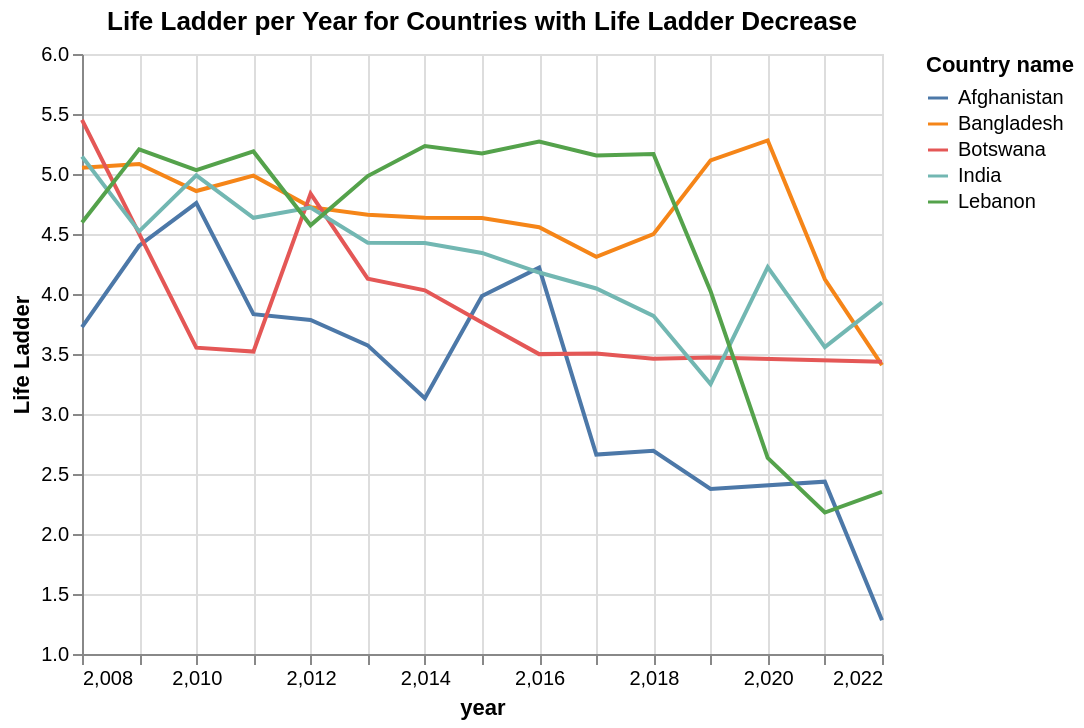

Notebook code for this chart:
### Markdown cell above
Now that we have the information for what countries had at least one point of change, we can graph the Life Ladder trend lines per year for countries with a negative change and for countries with a positive change.

### Code cell
# Filter data for negative countries and positive countries
plot_negative = happiness[(happiness['Country name'] == 'Afghanistan') | (happiness['Country name'] == 'Bangladesh')
                      | (happiness['Country name'] == 'Botswana')
                      | (happiness['Country name'] == 'India') | (happiness['Country name'] == 'Lebanon')]

plot_positive = happiness[(happiness['Country name'] == 'Lithuania') | (happiness['Country name'] == 'Mongolia')
                      | (happiness['Country name'] == 'Nepal') | (happiness['Country name'] == 'Nicaragua')
                      | (happiness['Country name'] == 'Taiwan Province of China') | (happiness['Country name'] == 'Togo')
                      | (happiness['Country name'] == 'Uruguay') | (happiness['Country name'] == 'Congo (Brazzaville)')
                      | (happiness['Country name'] == 'El Salvador') | (happiness['Country name'] == 'Georgia')]

# Filter data for years 2008 and onwards
plot_positive = plot_positive[plot_positive['year'] >= 2008]
plot_negative = plot_negative[plot_negative['year'] >= 2008]

# Create a plot for negative change 
negative = alt.Chart(plot_negative, title = 'Life Ladder per Year for Countries with Life Ladder Decrease').mark_line().encode(
    y = alt.Y('Life Ladder', scale = alt.Scale(domain = [1, 6])),
    x = alt.X('year', scale = alt.Scale(domain = [2008, 2022])),
    color = 'Country name'
)

negative

### Figure 1 — Vega-Lite specification as saved in the notebook (floating-point values rounded to 4 significant figures)
{"config": {"view": {"continuousWidth": 400, "continuousHeight": 300}}, "data": {"name": "data-e0cb072aee4c7fa476aabd9640b6698d"}, "mark": "line", "encoding": {"color": {"field": "Country name", "type": "nominal"}, "x": {"field": "year", "scale": {"domain": [2008, 2022]}, "type": "quantitative"}, "y": {"field": "Life Ladder", "scale": {"domain": [1, 6]}, "type": "quantitative"}}, "title": "Life Ladder per Year for Countries with Life Ladder Decrease", "$schema": "https://vega.github.io/schema/vega-lite/v4.17.0.json", "datasets": {"data-e0cb072aee4c7fa476aabd9640b6698d": [{"Country name": "Afghanistan", "year": 2008, "Life Ladder": 3.724, "Log GDP per capita": 7.35, "Social support": 0.451, "Healthy life expectancy at birth": 50.5, "Freedom to make life choices": 0.718, "Generosity": 0.168, "Perceptions of corruption": 0.882, "Positive affect": 0.414, "Negative affect": 0.258}, {"Country name": "Afghanistan", "year": 2009, "Life Ladder": 4.402, "Log GDP per capita": 7.509, "Social support": 0.552, "Healthy life expectancy at birth": 50.8, "Freedom to make life choices": 0.679, "Generosity": 0.191, "Perceptions of corruption": 0.85, "Positive affect": 0.481, "Negative affect": 0.237}, {"Country name": "Afghanistan", "year": 2010, "Life Ladder": 4.758, "Log GDP per capita": 7.614, "Social support": 0.539, "Healthy life expectancy at birth": 51.1, "Freedom to make life choices": 0.6, "Generosity": 0.121, "Perceptions of corruption": 0.707, "Positive affect": 0.517, "Negative affect": 0.275}, {"Country name": "Afghanistan", "year": 2011, "Life Ladder": 3.832, "Log GDP per capita": 7.581, "Social support": 0.521, "Healthy life expectancy at birth": 51.4, "Freedom to make life choices": 0.496, "Generosity": 0.164, "Perceptions of corruption": 0.731, "Positive affect": 0.48, "Negative affect": 0.267}, {"Country name": "Afghanistan", "year": 2012, "Life Ladder": 3.783, "Log GDP per capita": 7.661, "Social support": 0.521, "Healthy life expectancy at birth": 51.7, "Freedom to make life choices": 0.531, "Generosity": 0.238, "Perceptions of corruption": 0.776, "Positive affect": 0.614, "Negative affect": 0.268}, {"Country name": "Afghanistan", "year": 2013, "Life Ladder": 3.572, "Log GDP per capita": 7.68, "Social support": 0.484, "Healthy life expectancy at birth": 52.0, "Freedom to make life choices": 0.578, "Generosity": 0.063, "Perceptions of corruption": 0.823, "Positive affect": 0.547, "Negative affect": 0.273}, {"Country name": "Afghanistan", "year": 2014, "Life Ladder": 3.131, "Log GDP per capita": 7.671, "Social support": 0.526, "Healthy life expectancy at birth": 52.3, "Freedom to make life choices": 0.509, "Generosity": 0.106, "Perceptions of corruption": 0.871, "Positive affect": 0.492, "Negative affect": 0.375}, {"Country name": "Afghanistan", "year": 2015, "Life Ladder": 3.983, "Log GDP per capita": 7.654, "Social support": 0.529, "Healthy life expectancy at birth": 52.6, "Freedom to make life choices": 0.389, "Generosity": 0.082, "Perceptions of corruption": 0.881, "Positive affect": 0.491, "Negative affect": 0.339}, {"Country name": "Afghanistan", "year": 2016, "Life Ladder": 4.22, "Log GDP per capita": 7.65, "Social support": 0.559, "Healthy life expectancy at birth": 52.92, "Freedom to make life choices": 0.523, "Generosity": 0.044, "Perceptions of corruption": 0.793, "Positive affect": 0.501, "Negative affect": 0.348}, {"Country name": "Afghanistan", "year": 2017, "Life Ladder": 2.662, "Log GDP per capita": 7.648, "Social support": 0.491, "Healthy life expectancy at birth": 53.25, "Freedom to make life choices": 0.427, "Generosity": -0.119, "Perceptions of corruption": 0.954, "Positive affect": 0.435, "Negative affect": 0.371}, {"Country name": "Afghanistan", "year": 2018, "Life Ladder": 2.694, "Log GDP per capita": 7.631, "Social support": 0.508, "Healthy life expectancy at birth": 53.58, "Freedom to make life choices": 0.374, "Generosity": -0.091, "Perceptions of corruption": 0.928, "Positive affect": 0.385, "Negative affect": 0.405}, {"Country name": "Afghanistan", "year": 2019, "Life Ladder": 2.375, "Log GDP per capita": 7.64, "Social support": 0.42, "Healthy life expectancy at birth": 53.9, "Freedom to make life choices": 0.394, "Generosity": -0.106, "Perceptions of corruption": 0.924, "Positive affect": 0.324, "Negative affect": 0.502}, {"Country name": "Afghanistan", "year": 2021, "Life Ladder": 2.436, "Log GDP per capita": 7.324, "Social support": 0.454, "Healthy life expectancy at birth": 54.55, "Freedom to make life choices": 0.394, "Generosity": -0.081, "Perceptions of corruption": 0.946, "Positive affect": 0.179, "Negative affect": 0.607}, {"Country name": "Afghanistan", "year": 2022, "Life Ladder": 1.281, "Log GDP per capita": null, "Social support": 0.228, "Healthy life expectancy at birth": 54.88, "Freedom to make life choices": 0.368, "Generosity": null, "Perceptions of corruption": 0.733, "Positive affect": 0.206, "Negative affect": 0.576}, {"Country name": "Bangladesh", "year": 2008, "Life Ladder": 5.052, "Log GDP per capita": 8.047, "Social support": 0.467, "Healthy life expectancy at birth": 60.16, "Freedom to make life choices": 0.606, "Generosity": -0.057, "Perceptions of corruption": 0.802, "Positive affect": 0.545, "Negative affect": 0.232}, {"Country name": "Bangladesh", "year": 2009, "Life Ladder": 5.083, "Log GDP per capita": 8.087, "Social support": 0.528, "Healthy life expectancy at birth": 60.68, "Freedom to make life choices": 0.631, "Generosity": -0.088, "Perceptions of corruption": 0.776, "Positive affect": 0.506, "Negative affect": 0.223}, {"Country name": "Bangladesh", "year": 2010, "Life Ladder": 4.858, "Log GDP per capita": 8.13, "Social support": 0.549, "Healthy life expectancy at birth": 61.2, "Freedom to make life choices": 0.659, "Generosity": -0.03, "Perceptions of corruption": 0.774, "Positive affect": 0.496, "Negative affect": 0.292}, {"Country name": "Bangladesh", "year": 2011, "Life Ladder": 4.986, "Log GDP per capita": 8.181, "Social support": 0.606, "Healthy life expectancy at birth": 61.72, "Freedom to make life choices": 0.838, "Generosity": -0.083, "Perceptions of corruption": 0.757, "Positive affect": 0.501, "Negative affect": 0.235}, {"Country name": "Bangladesh", "year": 2012, "Life Ladder": 4.724, "Log GDP per capita": 8.231, "Social support": 0.582, "Healthy life expectancy at birth": 62.24, "Freedom to make life choices": 0.668, "Generosity": -0.048, "Perceptions of corruption": 0.765, "Positive affect": 0.537, "Negative affect": 0.183}, {"Country name": "Bangladesh", "year": 2013, "Life Ladder": 4.66, "Log GDP per capita": 8.277, "Social support": 0.53, "Healthy life expectancy at birth": 62.76, "Freedom to make life choices": 0.742, "Generosity": -0.029, "Perceptions of corruption": 0.743, "Positive affect": 0.492, "Negative affect": 0.246}, {"Country name": "Bangladesh", "year": 2014, "Life Ladder": 4.636, "Log GDP per capita": 8.323, "Social support": 0.577, "Healthy life expectancy at birth": 63.28, "Freedom to make life choices": 0.736, "Generosity": -0.112, "Perceptions of corruption": 0.789, "Positive affect": null, "Negative affect": 0.231}, {"Country name": "Bangladesh", "year": 2015, "Life Ladder": 4.633, "Log GDP per capita": 8.375, "Social support": 0.601, "Healthy life expectancy at birth": 63.8, "Freedom to make life choices": 0.815, "Generosity": -0.082, "Perceptions of corruption": 0.721, "Positive affect": 0.543, "Negative affect": 0.226}, {"Country name": "Bangladesh", "year": 2016, "Life Ladder": 4.556, "Log GDP per capita": 8.431, "Social support": 0.649, "Healthy life expectancy at birth": 63.92, "Freedom to make life choices": 0.875, "Generosity": -0.102, "Perceptions of corruption": 0.688, "Positive affect": 0.437, "Negative affect": 0.235}, {"Country name": "Bangladesh", "year": 2017, "Life Ladder": 4.31, "Log GDP per capita": 8.483, "Social support": 0.713, "Healthy life expectancy at birth": 64.05, "Freedom to make life choices": 0.896, "Generosity": -0.001, "Perceptions of corruption": 0.635, "Positive affect": 0.436, "Negative affect": 0.214}, {"Country name": "Bangladesh", "year": 2018, "Life Ladder": 4.499, "Log GDP per capita": 8.542, "Social support": 0.706, "Healthy life expectancy at birth": 64.17, "Freedom to make life choices": 0.901, "Generosity": -0.056, "Perceptions of corruption": 0.701, "Positive affect": 0.433, "Negative affect": 0.361}, {"Country name": "Bangladesh", "year": 2019, "Life Ladder": 5.114, "Log GDP per capita": 8.607, "Social support": 0.673, "Healthy life expectancy at birth": 64.3, "Freedom to make life choices": 0.902, "Generosity": -0.064, "Perceptions of corruption": 0.656, "Positive affect": 0.433, "Negative affect": 0.369}, {"Country name": "Bangladesh", "year": 2020, "Life Ladder": 5.28, "Log GDP per capita": 8.629, "Social support": 0.739, "Healthy life expectancy at birth": 64.42, "Freedom to make life choices": 0.777, "Generosity": -0.023, "Perceptions of corruption": 0.742, "Positive affect": 0.485, "Negative affect": 0.332}, {"Country name": "Bangladesh", "year": 2021, "Life Ladder": 4.123, "Log GDP per capita": 8.685, "Social support": 0.485, "Healthy life expectancy at birth": 64.55, "Freedom to make life choices": 0.893, "Generosity": 0.092, "Perceptions of corruption": 0.746, "Positive affect": 0.504, "Negative affect": 0.448}, {"Country name": "Bangladesh", "year": 2022, "Life Ladder": 3.408, "Log GDP per capita": 8.743, "Social support": 0.404, "Healthy life expectancy at birth": 64.67, "Freedom to make life choices": 0.865, "Generosity": -0.055, "Perceptions of corruption": 0.617, "Positive affect": 0.394, "Negative affect": 0.448}, {"Country name": "Botswana", "year": 2008, "Life Ladder": 5.451, "Log GDP per capita": 9.543, "Social support": 0.832, "Healthy life expectancy at birth": 49.72, "Freedom to make life choices": 0.858, "Generosity": -0.164, "Perceptions of corruption": 0.806, "Positive affect": 0.677, "Negative affect": 0.218}, {"Country name": "Botswana", "year": 2010, "Life Ladder": 3.553, "Log GDP per capita": 9.446, "Social support": 0.866, "Healthy life expectancy at birth": 50.6, "Freedom to make life choices": 0.826, "Generosity": -0.138, "Perceptions of corruption": 0.814, "Positive affect": 0.617, "Negative affect": 0.172}, {"Country name": "Botswana", "year": 2011, "Life Ladder": 3.52, "Log GDP per capita": 9.492, "Social support": 0.86, "Healthy life expectancy at birth": 51.04, "Freedom to make life choices": 0.813, "Generosity": -0.245, "Perceptions of corruption": 0.816, "Positive affect": 0.647, "Negative affect": 0.16}, {"Country name": "Botswana", "year": 2012, "Life Ladder": 4.836, "Log GDP per capita": 9.471, "Social support": 0.837, "Healthy life expectancy at birth": 51.48, "Freedom to make life choices": 0.799, "Generosity": -0.195, "Perceptions of corruption": 0.814, "Positive affect": 0.695, "Negative affect": 0.171}, {"Country name": "Botswana", "year": 2013, "Life Ladder": 4.128, "Log GDP per capita": 9.557, "Social support": 0.856, "Healthy life expectancy at birth": 51.92, "Freedom to make life choices": 0.767, "Generosity": -0.145, "Perceptions of corruption": 0.749, "Positive affect": 0.671, "Negative affect": 0.244}, {"Country name": "Botswana", "year": 2014, "Life Ladder": 4.031, "Log GDP per capita": 9.593, "Social support": 0.859, "Healthy life expectancy at birth": 52.36, "Freedom to make life choices": 0.791, "Generosity": -0.097, "Perceptions of corruption": 0.743, "Positive affect": 0.626, "Negative affect": 0.245}, {"Country name": "Botswana", "year": 2015, "Life Ladder": 3.762, "Log GDP per capita": 9.524, "Social support": 0.816, "Healthy life expectancy at birth": 52.8, "Freedom to make life choices": 0.857, "Generosity": -0.105, "Perceptions of corruption": 0.86, "Positive affect": 0.676, "Negative affect": 0.261}, {"Country name": "Botswana", "year": 2016, "Life Ladder": 3.499, "Log GDP per capita": 9.573, "Social support": 0.768, "Healthy life expectancy at birth": 53.08, "Freedom to make life choices": 0.852, "Generosity": -0.244, "Perceptions of corruption": 0.729, "Positive affect": 0.657, "Negative affect": 0.252}, {"Country name": "Botswana", "year": 2017, "Life Ladder": 3.505, "Log GDP per capita": 9.593, "Social support": 0.768, "Healthy life expectancy at birth": 53.35, "Freedom to make life choices": 0.817, "Generosity": -0.24, "Perceptions of corruption": 0.731, "Positive affect": 0.612, "Negative affect": 0.276}, {"Country name": "Botswana", "year": 2018, "Life Ladder": 3.461, "Log GDP per capita": 9.613, "Social support": 0.795, "Healthy life expectancy at birth": 53.62, "Freedom to make life choices": 0.818, "Generosity": -0.246, "Perceptions of corruption": 0.807, "Positive affect": 0.688, "Negative affect": 0.267}, {"Country name": "Botswana", "year": 2019, "Life Ladder": 3.471, "Log GDP per capita": 9.624, "Social support": 0.774, "Healthy life expectancy at birth": 53.9, "Freedom to make life choices": 0.833, "Generosity": -0.231, "Perceptions of corruption": 0.792, "Positive affect": 0.665, "Negative affect": 0.273}, {"Country name": "Botswana", "year": 2022, "Life Ladder": 3.435, "Log GDP per capita": 9.629, "Social support": 0.75, "Healthy life expectancy at birth": 54.73, "Freedom to make life choices": 0.739, "Generosity": -0.215, "Perceptions of corruption": 0.831, "Positive affect": 0.623, "Negative affect": 0.287}, {"Country name": "India", "year": 2008, "Life Ladder": 5.146, "Log GDP per capita": 8.216, "Social support": 0.684, "Healthy life expectancy at birth": 56.58, "Freedom to make life choices": 0.756, "Generosity": -0.074, "Perceptions of corruption": 0.891, "Positive affect": 0.573, "Negative affect": 0.259}, {"Country name": "India", "year": 2009, "Life Ladder": 4.522, "Log GDP per capita": 8.278, "Social support": 0.653, "Healthy life expectancy at birth": 56.94, "Freedom to make life choices": 0.679, "Generosity": -0.028, "Perceptions of corruption": 0.895, "Positive affect": 0.639, "Negative affect": 0.301}, {"Country name": "India", "year": 2010, "Life Ladder": 4.989, "Log GDP per capita": 8.346, "Social support": 0.605, "Healthy life expectancy at birth": 57.3, "Freedom to make life choices": 0.783, "Generosity": 0.056, "Perceptions of corruption": 0.863, "Positive affect": 0.579, "Negative affect": 0.267}, {"Country name": "India", "year": 2011, "Life Ladder": 4.635, "Log GDP per capita": 8.383, "Social support": 0.553, "Healthy life expectancy at birth": 57.66, "Freedom to make life choices": 0.838, "Generosity": -0.04, "Perceptions of corruption": 0.908, "Positive affect": 0.48, "Negative affect": 0.232}, {"Country name": "India", "year": 2012, "Life Ladder": 4.72, "Log GDP per capita": 8.423, "Social support": 0.511, "Healthy life expectancy at birth": 58.02, "Freedom to make life choices": 0.609, "Generosity": 0.065, "Perceptions of corruption": 0.83, "Positive affect": 0.544, "Negative affect": 0.295}, {"Country name": "India", "year": 2013, "Life Ladder": 4.428, "Log GDP per capita": 8.472, "Social support": 0.553, "Healthy life expectancy at birth": 58.38, "Freedom to make life choices": 0.74, "Generosity": 0.082, "Perceptions of corruption": 0.832, "Positive affect": 0.608, "Negative affect": 0.33}, {"Country name": "India", "year": 2014, "Life Ladder": 4.424, "Log GDP per capita": 8.531, "Social support": 0.621, "Healthy life expectancy at birth": 58.74, "Freedom to make life choices": 0.809, "Generosity": -0.028, "Perceptions of corruption": 0.832, "Positive affect": 0.651, "Negative affect": 0.285}, {"Country name": "India", "year": 2015, "Life Ladder": 4.342, "Log GDP per capita": 8.596, "Social support": 0.61, "Healthy life expectancy at birth": 59.1, "Freedom to make life choices": 0.777, "Generosity": -0.007, "Perceptions of corruption": 0.776, "Positive affect": 0.657, "Negative affect": 0.322}, {"Country name": "India", "year": 2016, "Life Ladder": 4.179, "Log GDP per capita": 8.664, "Social support": 0.614, "Healthy life expectancy at birth": 59.4, "Freedom to make life choices": 0.82, "Generosity": 0.044, "Perceptions of corruption": 0.765, "Positive affect": 0.646, "Negative affect": 0.346}, {"Country name": "India", "year": 2017, "Life Ladder": 4.046, "Log GDP per capita": 8.718, "Social support": 0.607, "Healthy life expectancy at birth": 59.7, "Freedom to make life choices": 0.886, "Generosity": -0.044, "Perceptions of corruption": 0.781, "Positive affect": 0.579, "Negative affect": 0.318}, {"Country name": "India", "year": 2018, "Life Ladder": 3.818, "Log GDP per capita": 8.77, "Social support": 0.638, "Healthy life expectancy at birth": 60.0, "Freedom to make life choices": 0.89, "Generosity": 0.083, "Perceptions of corruption": 0.805, "Positive affect": 0.591, "Negative affect": 0.357}, {"Country name": "India", "year": 2019, "Life Ladder": 3.249, "Log GDP per capita": 8.796, "Social support": 0.561, "Healthy life expectancy at birth": 60.3, "Freedom to make life choices": 0.876, "Generosity": 0.111, "Perceptions of corruption": 0.752, "Positive affect": 0.56, "Negative affect": 0.466}, {"Country name": "India", "year": 2020, "Life Ladder": 4.224, "Log GDP per capita": 8.718, "Social support": 0.616, "Healthy life expectancy at birth": 60.6, "Freedom to make life choices": 0.906, "Generosity": 0.071, "Perceptions of corruption": 0.78, "Positive affect": 0.686, "Negative affect": 0.383}, {"Country name": "India", "year": 2021, "Life Ladder": 3.558, "Log GDP per capita": 8.794, "Social support": 0.57, "Healthy life expectancy at birth": 60.9, "Freedom to make life choices": 0.866, "Generosity": 0.056, "Perceptions of corruption": 0.757, "Positive affect": 0.547, "Negative affect": 0.429}, {"Country name": "India", "year": 2022, "Life Ladder": 3.93, "Log GDP per capita": 8.85, "Social support": 0.608, "Healthy life expectancy at birth": 61.2, "Freedom to make life choices": 0.893, "Generosity": 0.09, "Perceptions of corruption": 0.771, "Positive affect": 0.596, "Negative affect": 0.432}, {"Country name": "Lebanon", "year": 2008, "Life Ladder": 4.595, "Log GDP per capita": 9.712, "Social support": 0.717, "Healthy life expectancy at birth": 65.28, "Freedom to make life choices": 0.524, "Generosity": 0.033, "Perceptions of corruption": 0.927, "Positive affect": 0.475, "Negative affect": 0.365}, {"Country name": "Lebanon", "year": 2009, "Life Ladder": 5.206, "Log GDP per capita": 9.797, "Social support": 0.736, "Healthy life expectancy at birth": 65.34, "Freedom to make life choices": 0.665, "Generosity": 0.07, "Perceptions of corruption": 0.937, "Positive affect": 0.472, "Negative affect": 0.401}, {"Country name": "Lebanon", "year": 2010, "Life Ladder": 5.032, "Log GDP per capita": 9.865, "Social support": 0.721, "Healthy life expectancy at birth": 65.4, "Freedom to make life choices": 0.678, "Generosity": 0.07, "Perceptions of corruption": 0.949, "Positive affect": 0.457, "Negative affect": 0.341}, {"Country name": "Lebanon", "year": 2011, "Life Ladder": 5.188, "Log GDP per capita": 9.864, "Social support": 0.733, "Healthy life expectancy at birth": 65.46, "Freedom to make life choices": 0.657, "Generosity": 0.0, "Perceptions of corruption": 0.911, "Positive affect": 0.506, "Negative affect": 0.32}, {"Country name": "Lebanon", "year": 2012, "Life Ladder": 4.573, "Log GDP per capita": 9.863, "Social support": 0.713, "Healthy life expectancy at birth": 65.52, "Freedom to make life choices": 0.621, "Generosity": -0.014, "Perceptions of corruption": 0.856, "Positive affect": 0.442, "Negative affect": 0.339}, {"Country name": "Lebanon", "year": 2013, "Life Ladder": 4.983, "Log GDP per capita": 9.808, "Social support": 0.708, "Healthy life expectancy at birth": 65.58, "Freedom to make life choices": 0.655, "Generosity": -0.01, "Perceptions of corruption": 0.921, "Positive affect": 0.446, "Negative affect": 0.409}, {"Country name": "Lebanon", "year": 2014, "Life Ladder": 5.233, "Log GDP per capita": 9.733, "Social support": 0.759, "Healthy life expectancy at birth": 65.64, "Freedom to make life choices": 0.657, "Generosity": -0.015, "Perceptions of corruption": 0.939, "Positive affect": 0.525, "Negative affect": 0.267}, {"Country name": "Lebanon", "year": 2015, "Life Ladder": 5.172, "Log GDP per capita": 9.718, "Social support": 0.742, "Healthy life expectancy at birth": 65.7, "Freedom to make life choices": 0.597, "Generosity": 0.068, "Perceptions of corruption": 0.889, "Positive affect": 0.524, "Negative affect": 0.243}, {"Country name": "Lebanon", "year": 2016, "Life Ladder": 5.271, "Log GDP per capita": 9.755, "Social support": 0.828, "Healthy life expectancy at birth": 65.78, "Freedom to make life choices": 0.657, "Generosity": 0.023, "Perceptions of corruption": 0.853, "Positive affect": 0.513, "Negative affect": 0.263}, {"Country name": "Lebanon", "year": 2017, "Life Ladder": 5.154, "Log GDP per capita": 9.787, "Social support": 0.777, "Healthy life expectancy at birth": 65.85, "Freedom to make life choices": 0.605, "Generosity": -0.085, "Perceptions of corruption": 0.911, "Positive affect": 0.469, "Negative affect": 0.244}, {"Country name": "Lebanon", "year": 2018, "Life Ladder": 5.167, "Log GDP per capita": 9.797, "Social support": 0.829, "Healthy life expectancy at birth": 65.92, "Freedom to make life choices": 0.607, "Generosity": -0.079, "Perceptions of corruption": 0.907, "Positive affect": 0.415, "Negative affect": 0.271}, {"Country name": "Lebanon", "year": 2019, "Life Ladder": 4.024, "Log GDP per capita": 9.751, "Social support": 0.866, "Healthy life expectancy at birth": 66.0, "Freedom to make life choices": 0.447, "Generosity": -0.096, "Perceptions of corruption": 0.89, "Positive affect": 0.308, "Negative affect": 0.494}, {"Country name": "Lebanon", "year": 2020, "Life Ladder": 2.634, "Log GDP per capita": 9.531, "Social support": 0.547, "Healthy life expectancy at birth": 66.08, "Freedom to make life choices": 0.552, "Generosity": -0.136, "Perceptions of corruption": 0.884, "Positive affect": 0.352, "Negative affect": 0.482}, {"Country name": "Lebanon", "year": 2021, "Life Ladder": 2.179, "Log GDP per capita": 9.471, "Social support": 0.507, "Healthy life expectancy at birth": 66.15, "Freedom to make life choices": 0.423, "Generosity": -0.161, "Perceptions of corruption": 0.905, "Positive affect": 0.263, "Negative affect": 0.569}, {"Country name": "Lebanon", "year": 2022, "Life Ladder": 2.352, "Log GDP per capita": 9.428, "Social support": 0.535, "Healthy life expectancy at birth": 66.22, "Freedom to make life choices": 0.45, "Generosity": -0.126, "Perceptions of corruption": 0.883, "Positive affect": 0.298, "Negative affect": 0.43}]}}
